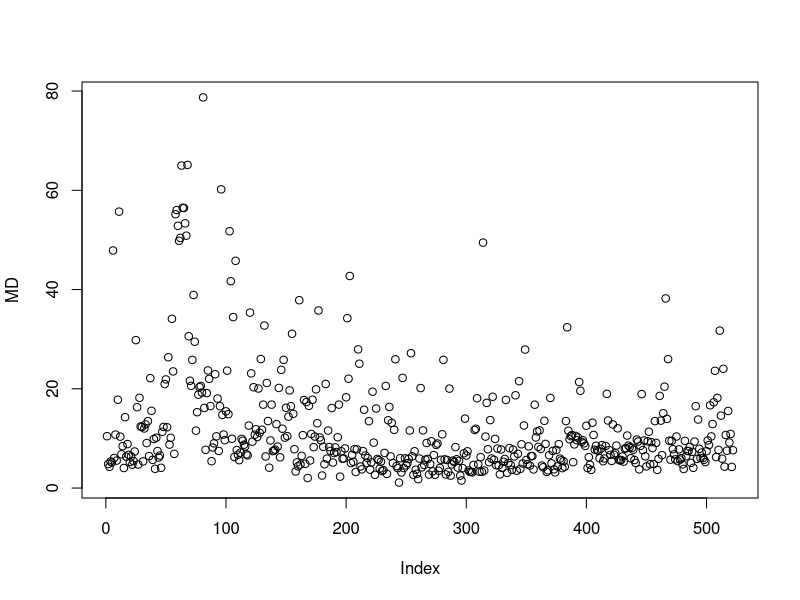
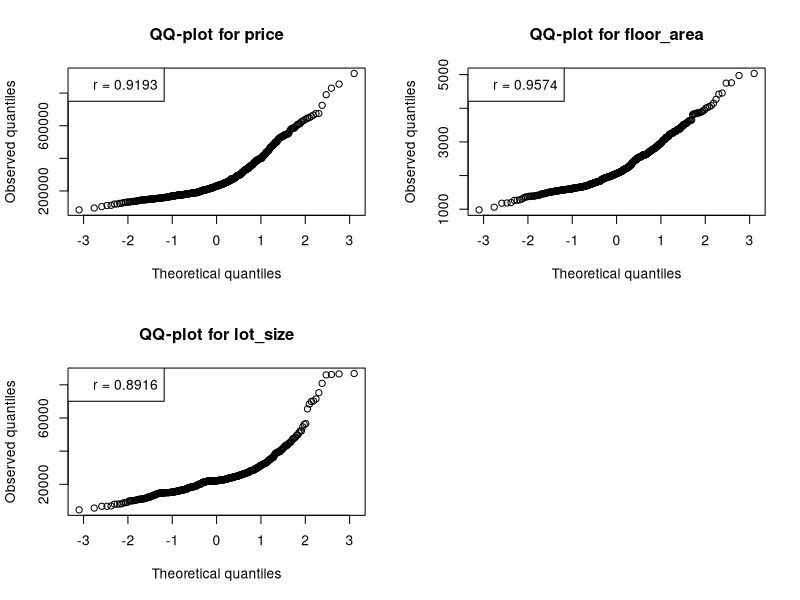
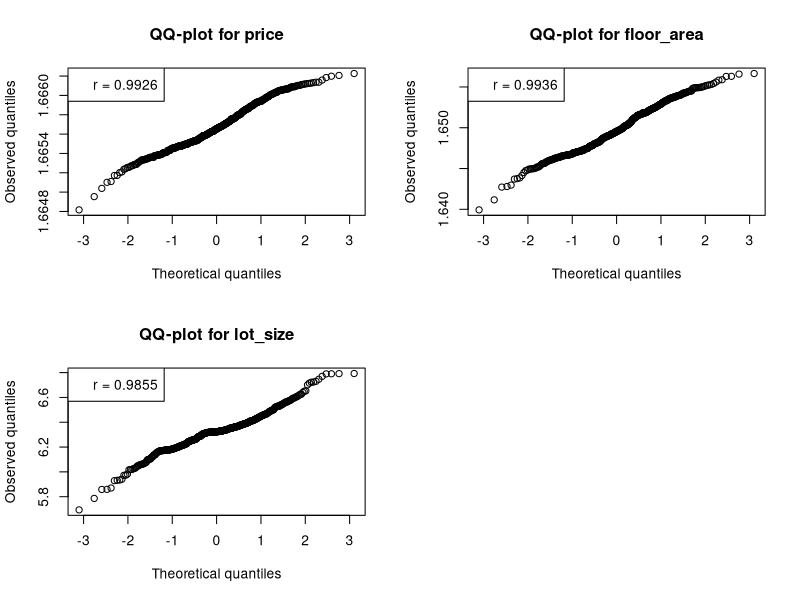
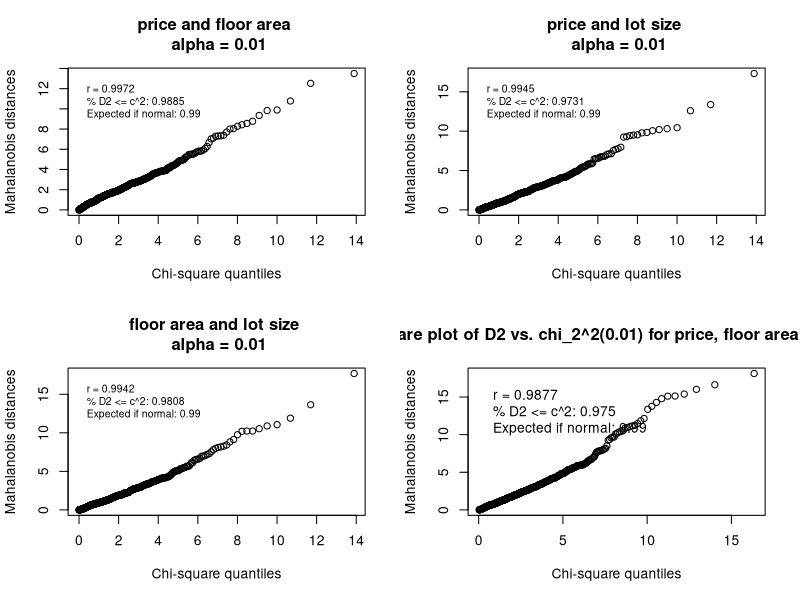
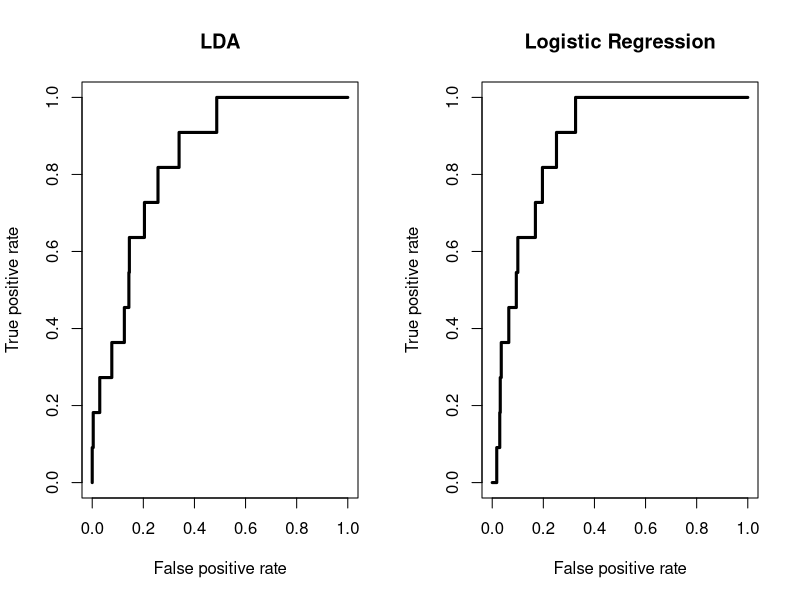

The R script that drew these images, in order: (Note: this script raises an error after producing the figures.)
# Loading libraries
library(MASS)
library(ROCR)
library(nnet) 
library(stats)
options(scipen=999)

# Loading data
huse <- read.table("realestate.txt", sep="", header=F, stringsAsFactors=F)
colnames(huse) <- c('id', 'sales price in $', 'square feet', 'number of bedrooms', 'number of bathrooms', 'air conditioning', 'garage size (number of cars)', 'pool', 'year built', 'quality (1-3)', 'style', 'lot size in square feet', 'adjacent to highway')
huse <- subset(huse,select = -1)




########## FUNCTIONS ########## 

qq_function <- function(x, name_variable){
  qq_plot <- qqnorm(x, plot.it = F)
  my_cor <- cor(qq_plot$x, qq_plot$y) # step 4
  plot(qq_plot, 
       main = paste0("QQ-plot for ", name_variable),
       ylab = "Observed quantiles",
       xlab = "Theoretical quantiles") # plot the data
  legend('topleft', paste0("r = ", round(my_cor,4))) # add the correlation value to the chart 
  return(my_cor)
}


box_cox <-function(x, name){
  boxcoxTransc <- boxcox(x~1, plotit = F)
  flagidx <- which(boxcoxTransc$y==max(boxcoxTransc$y)) 
  optlam <- boxcoxTransc$x[flagidx]
  transvec <- (x^optlam-1)/optlam
  return(transvec)
}


FindcritChi <- function(n=n0, p=p0, alpha=alpha1, N=N0){
  cricvec <- rep(0, N)  #vector for the rQ result collection#
  for(i in 1:N){
    #iteration to estimate rQ#
    numvec <- rchisq(n, p)  #generate a data set of size n, degree of freedom=p#
    d <- sort(numvec)
    q <- qchisq((1:n-0.5)/n, p)
    cricvec[i] <- cor(d,q)		
  }
  scricvec <- sort(cricvec)
  cN <- ceiling(N* alpha) #to be on the safe side I use ceiling instead of floor(), take the 'worst' alpha*N cor as rQ, everything lower than that is deemed as rejection#
  cricvalue <- scricvec[cN]
  result <- list(cN, cricvalue, scricvec)
  return(result)
}


bivar_norm <- function(x1, x2, alpha, name, remove_outlier = FALSE) {
  df <- data.frame(x1,x2) # create dataframe
  n <- nrow(df) # obersvations
  p <- ncol(df) # number of variables
  D2 <- mahalanobis(df,
                    center  = colMeans(df),
                    cov = cov(df)) # generalized squared distance
  if(remove_outlier == TRUE){
    D2 <- D2[-which.max(D2)]
  }
  chi_plot <- qqplot(qchisq(ppoints(n, a = .5), df = p), D2,
                     plot.it = F) # chi square plot values.
  # ppoints: j-1/2/n = 1:length(x)-1/2/length(x)
  my_cor <- cor(chi_plot$x, chi_plot$y) # correlation value
  critical_value <- qchisq(p = alpha,
                           df = p,
                           lower.tail = F) # calculate critical value
  prop_within_contour <- round(length(D2[D2 <= critical_value]) / length(D2),4)
  plot(chi_plot,
       ylab = 'Mahalanobis distances',
       xlab = 'Chi-square quantiles',
       main = paste0(name, ' alpha = ',alpha)) # plot chi square plot
  legend("topleft",
         paste0("r = ", round(my_cor,4), "\n",
                "% D2 <= c^2: ", prop_within_contour, "\n",
                "Expected if normal: ", 1-alpha),
         cex = 0.75,
         bty = "n") # add legend to plot
  return(my_cor)
}


chi_square_all <- function(x1,x2,x3,alpha,name, remove_outlier = FALSE){
  df <- data.frame(x1,x2,x3) # create dataframe
  n <- nrow(df) # observations
  p <- ncol(df) # number of variables
  D2 <- mahalanobis(df,
                    center  = colMeans(df),
                    cov = cov(df)) # generalized squared distance
  if(remove_outlier == TRUE){
    D2 <- D2[-which.max(D2)]
  }
  chi_plot <- qqplot(qchisq(ppoints(n, a = .5), df = p), D2,
                     plot.it = F) # chi square plot values
  my_cor <- cor(chi_plot$x, chi_plot$y) # correlation value
  critical_value <- qchisq(p = alpha,
                           df = p,
                           lower.tail = F) # calculate critical value
  prop_within_contour <- round(length(D2[D2 <= critical_value]) / length(D2),4)
  plot(chi_plot,
       ylab = 'Mahalanobis distances',
       xlab = 'Chi-square quantiles',
       main = paste0('chi square plot of D2 vs. chi_2^2(',alpha,") for ",
                     name)) # plot chi square plot
  legend("topleft",
         paste0("r = ", round(my_cor,4), "\n",
                "% D2 <= c^2: ", prop_within_contour, "\n",
                "Expected if normal: ", 1-alpha),
         cex = 1,
         bty = "n") # add legend to plot
  return(my_cor)
}




########## DATA WRANGLING ########## 

head(huse)
summary(huse)
colMeans(huse)
# pairs(huse)
cov(huse)
cor(huse)


# Searching for the houses with 0 bed rooms and 0 bathrooms
no_beds <- huse[(huse$`number of bedrooms`)==0, ] 
no_bath <- huse[(huse$`number of bathrooms`)==0, ]
outlier1_index <- as.numeric(row.names(no_beds)) # Saving the row index of the house without bath and bedrooms


# Finding multivariate outliers using Mahalanobis distance 
MD <- mahalanobis(huse,center  = colMeans(huse),cov = cov(huse))
plot(MD)
outlier2_index <- as.numeric(which.max(MD)) # Finding the row index of the house with highest MD


# Removing the two outliers
huse <- huse[c(-outlier1_index,-outlier2_index),]




########## TESTTING FOR NORMALITY ########## 



# Calculating critical value to test for marginal univariate normality 
set.seed(1) # Setting seed to ensure the same critical value
critical_value_uni <- as.numeric(FindcritChi(520,1,0.01,10000)[2])


# Isolating the continous variables
price <- huse[,1]
floor_area <- huse[,2]
lot_size <- huse[,11]

# QQ-plots without transformed variables
par(mfrow=c(2,2))
price_qq <- qq_function(price,"price")
floor_area_qq <- qq_function(floor_area,"floor_area")
lot_size_qq <- qq_function(lot_size,"lot_size")

# Testing if the correlation coefficient is higher than the critical value. If false we reject normality.
price_qq > critical_value_uni
floor_area_qq > critical_value_uni
lot_size_qq > critical_value_uni


# Box Cox-transformation
price_transformed <- box_cox(price,"price")
floor_area_transformed <- box_cox(floor_area,"floor_area")
lot_size_transformed <- box_cox(lot_size,"lot_size")

# QQ-plots with Box Cox-transformation
par(mfrow=c(2,2))
price_transformed_qq <- qq_function(price_transformed,"price")
floor_area_transformed_qq <- qq_function(floor_area_transformed,"floor_area")
lot_size_transformed_qq <- qq_function(lot_size_transformed,"lot_size")

# Testing if the correlation coefficient is higher than the critical value. If false we reject normality.
price_transformed_qq > critical_value_uni
floor_area_transformed_qq > critical_value_uni
lot_size_transformed_qq > critical_value_uni


# Calculating critical value to test for marginal univariate normality 
critical_value_bi <- as.numeric(FindcritChi(520,2,0.01,10000)[2])

# QQ-plots for bivariate
par(mfrow=c(2,2))
pr_fa_qq <- bivar_norm(price_transformed,floor_area_transformed,0.01,"price and floor area \n")
pr_ls_qq <- bivar_norm(price_transformed,lot_size_transformed,0.01,"price and lot size \n")
fa_ls_qq <- bivar_norm(floor_area_transformed,lot_size_transformed,0.01,"floor area and lot size \n")

# Testing if the correlation coefficient is higher than the critical value. If false we reject normality.
pr_fa_qq > critical_value_bi
pr_ls_qq > critical_value_bi
fa_ls_qq > critical_value_bi


# Calculating critical value to test for marginal univariate normality 
critical_value_mul <- as.numeric(FindcritChi(520,3,0.01,10000)[2])

# QQ-plot for multivariate
multi_qq <- chi_square_all(price_transformed,floor_area_transformed,lot_size_transformed,0.01,"price, floor area and lot size",remove_outlier = FALSE)

# Testing if the correlation coefficient is higher than the critical value. If false we reject normality.
multi_qq > critical_value_mul


########## TEST HOMOGENEOUS COVARIANCE MATRICES - BOX'S M-TEST ########## 

# Determining constants for M-test and correction factor
g <- 2 # Two groups. Adjacent // Not adjacent
p <- 7 # Seven variables. Price, Floor area, bedrooms, bathrooms, garage size, year built, lot size. Boolean variables are excluded.


# Splitting data into adjacent and not adjacent to highway. Boolean variables are excluded.

huse[,1] <- box_cox(price,"price")
huse[,2] <- box_cox(floor_area,"floor_area")
huse[,11] <- box_cox(lot_size,"lot_size")

not_adjacent <- huse[huse$`adjacent to highway`== 0,c(1,2,3,4,6,8,11)]
adjacent <- huse[huse$`adjacent to highway`== 1,c(1,2,3,4,6,8,11)]

s1 <- cov(not_adjacent)
s2 <- cov(adjacent)

n1 <- nrow(not_adjacent)
n2 <- nrow(adjacent)
n <- n1+n2

# Calculating S_pooled (6-49)
w <- (n1-1)*s1+(n2-1)*s2  #Within matrix#
spooled <- w*1/(n-g)

# Compute M (6-50)
M <- (n-g)*log(det(spooled))-(n1-1)*log(det(s1))-(n2-1)*log(det(s2))

# Compute correction factor (6-51)
u <- (1/(n1-1)+1/(n2-1)-1/(n-g))*(2*p^2+3*p-1)/(6*(p+1)*(g-1))

# Test statistic (6-52)
C <- (1-u)*M

# Critical value (6-53)
critvalue <- qchisq(.05,p*(p+1)*(g-1)/2, lower.tail = FALSE)   #v=p*(p+1)*(g-1)/2#


# Final decision
decisionflag <- (C > critvalue) 



########## LDA CLASSIFICATION ########## 

# Box Cox-transformation., multiplied to increase value, since lda() thinks the values are the same if they are too small
huse[,1] <- huse[,1]*100000
huse[,2] <- huse[,2]*100000
huse[,11] <- huse[,11]*100000

# LDA modelling
lda <- lda(`adjacent to highway`~.,data = huse, prior=c(0.28,0.72),cv=TRUE)
summary(lda)
huse_x <- huse[,1:11]

lda_fit <- predict(lda,huse_x) # LDA Prediction  

# Construction of confusion matrix
y <- huse$`adjacent to highway` # Actual values
yhat <- lda_fit$class # Predicted values
ConM <- table(y,yhat)
ConM

# Finding performance of the LDA fit 
pred_lda <- prediction(lda_fit[["posterior"]][,2],y)
perf_lda <- performance(pred_lda,"tpr","fpr")  # True positive rate & false positive rate

# Evaluation of performance using ROC method
par(mfrow=c(1,2))
plot(perf_lda,colorize=F,lwd=3, main="LDA") # ROC curve with TPR & FPR
AUC_lda <- performance(pred_lda, measure="auc") # Area Under Curve

auc_value_lda <- AUC_lda@y.values # Area Under Curve Value. Used to compare with the following generalized linear model.





####### ADDITIONAL CLASSIFIER FOR COMPARISON - GENERALIZED LINEAR MODEL ########

# Converting categorical variables to factors for use in glm()
huse$`air conditioning` <- as.factor(huse$`air conditioning`)
huse$pool <- as.factor(huse$pool)
huse$`adjacent to highway` <- as.factor(huse$`adjacent to highway`)
huse$`quality (1-3)` <- as.factor(huse$`quality (1-3)`)
huse$style <- as.factor(huse$style)

# Fitting the model using GLM
result <- glm(`adjacent to highway`~.,data = huse,family=binomial(link="logit")) # GLM fit using logistic regression
summary(result)


# Finding performance of the GLM fit 
p <- result$fitted.values
y <- huse$`adjacent to highway`
pred <- prediction(predictions = p, labels = y)
perf <- performance(pred,"tpr","fpr")

# Evaluation of performance using ROC method
plot(perf,colorize=F,lwd=3, main="Logistic Regression") # ROC curve with TPR & FPR


# Calculating Area Under Curve
AUC <- performance(pred, measure="auc")
auc_value_glm <- AUC@y.values 

# Cross Validation, using Leave One Out method to optimize the model
prcv <- rep(0,n) 
for (i in 1:n){
  example1 <- huse[-i,]
  res1 <- glm(example1$`adjacent to highway`~.,example1,family=binomial(link="logit")) # GLM fit using logistic regression
  xc <- huse[i,]
  lp <- predict(res1,xc)
  prcv[i] <- exp(lp)/(1+exp(lp))
}

# Confusion matrix for the model after cross validation
pr <- as.numeric( prcv >= .50) # 0.5 is the probability threshold of a real estate being adjacent or not adjacent 
table(y,pr)

# Finding performance of the cross validation 
pred1 <- prediction(prcv,y)
perf1 <- performance(pred1,"tpr","fpr")


# Calculating Area Under Curve. To be compared with the AUC values from the other models
AUCCV <- performance(pred1, measure="auc")
auc_glm_cv <- AUCCV@y.values  

# Comparing the AUC values to determine the best model
auc_value_lda # LDA
auc_value_glm # GLM, without 
auc_glm_cv # GLM Cross Validated 

# Plot of ROC curves for the different models
par(mfrow=c(1,2))
plot(perf_lda,colorize=F,lwd=3,main="LDA CV") # ROC curve for LDA
plot(perf,colorize=T,lwd=3,main="Logistic (colorized) and Logistic CV (black)") # ROC curve for initial GLM model
plot(perf1,colorize=F,lwd=3,add=T) # ROC curve for cross validated GLM
